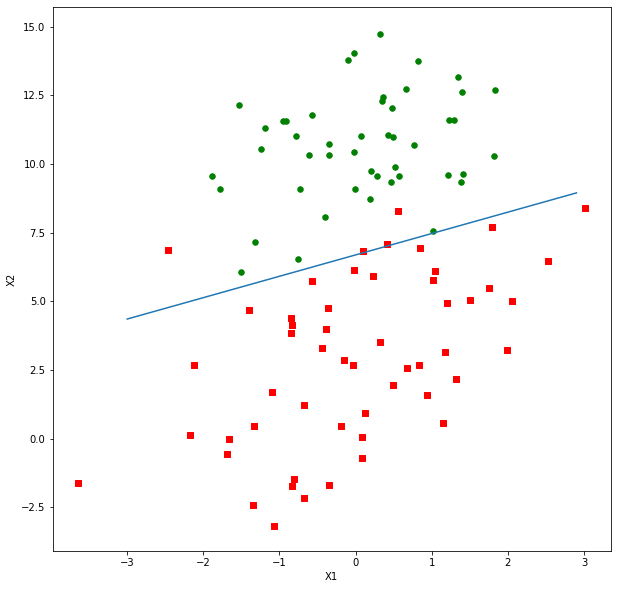

Python code for this plot:
'''
Created on Oct 27, 2010
Logistic Regression Working Module
@author: Peter
'''
from numpy import *
#
# Load dataset, points(x1,x2) from 2 classes.
#
def loadDataSet():
    dataMat = []; labelMat = []
    fr = open('/content/drive/My Drive/Colab Notebooks/Machine_Learning/logistic_regression/testSet.txt')
    for line in fr.readlines():
        lineArr = line.strip().split()
        dataMat.append([1.0, float(lineArr[0]), float(lineArr[1])])
        labelMat.append(int(lineArr[2]))
    return dataMat,labelMat
#
# Activation function.
#
def sigmoid(inX):
    return 1.0/(1+exp(-inX))
#
# Calulate weights with gradient asent method.
#
def gradAscent(dataMatIn, classLabels):
    dataMatrix = mat(dataMatIn)             #convert to NumPy matrix
    labelMat = mat(classLabels).transpose() #convert to NumPy matrix
    m,n = shape(dataMatrix)
    alpha = 0.001
    maxCycles = 500
    weights = ones((n,1))
    for k in range(maxCycles):              #heavy on matrix operations
        h = sigmoid(dataMatrix*weights)     #matrix mult
        error = (labelMat - h)              #vector subtraction
        weights = weights + alpha * dataMatrix.transpose()* error #matrix mult
    return weights
#
# Plot points and border line.
#
def plotBestFit(weights):
    import matplotlib.pyplot as plt
    dataMat,labelMat=loadDataSet()
    dataArr = array(dataMat)
    #print(f"dataArr[0,1]: {dataArr[0,1]}, dataArr[0,2]: {dataArr[0,2]}")
    n = shape(dataArr)[0] 
    xcord1 = []; ycord1 = []
    xcord2 = []; ycord2 = []
    for i in range(n):
        if int(labelMat[i])== 1:
            xcord1.append(dataArr[i,1]); ycord1.append(dataArr[i,2])
        else:
            xcord2.append(dataArr[i,1]); ycord2.append(dataArr[i,2])
    print(f"xcord1: {xcord1}, ycord1: {ycord1}")
    print(f"xcord2: {xcord2}, ycord2: {ycord2}")
    fig = plt.figure(figsize=(10, 10))
    ax = fig.add_subplot(111)
    ax.scatter(xcord1, ycord1, s=30, c='red', marker='s')
    ax.scatter(xcord2, ycord2, s=30, c='green')
    x = arange(-3.0, 3.0, 0.1)
    y = (-weights[0,0]-weights[1,0]*x)/weights[2,0]
    #print(f"weights:{weights}\nx:{x}\ny:{y}")
    ax.plot(x, y)
    plt.xlabel('X1'); plt.ylabel('X2');
    plt.show()
#
# Classsify new point.
#
def classifyVector(inX, weights):
    prob = sigmoid(sum(inX*weights))
    if prob > 0.5: return 1.0
    else: return 0.0
#
# main.
#
if __name__ == '__main__':
  dataMatrix, classLabels = loadDataSet()
  weights = gradAscent(dataMatrix, classLabels)
  plotBestFit(weights)
